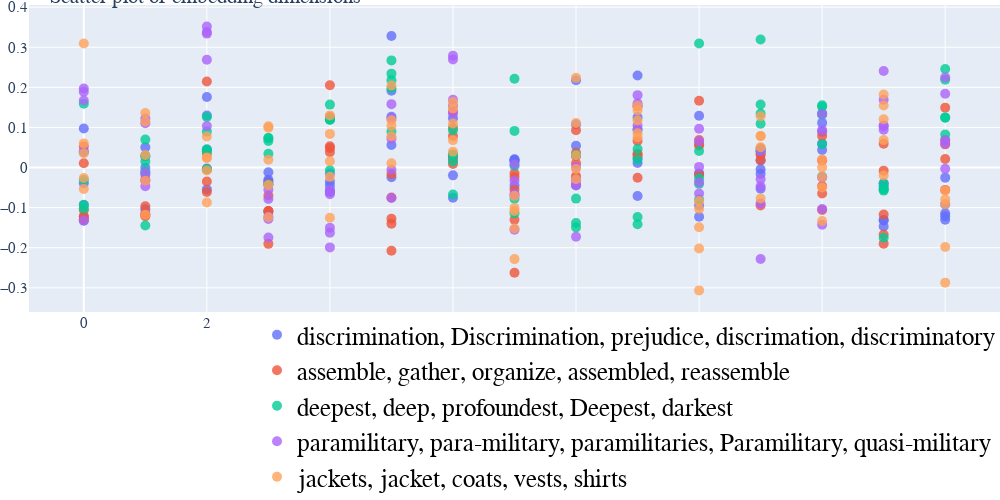

Notebook source saved alongside this figure:
### Code cell
import plotly.graph_objs as go
from sklearn.decomposition import PCA
from sklearn.manifold import TSNE
import random

def visualize_embedding_dimensions(
    embeddings: WordGroupEmbeddings,
    n_viz_groups=15,
    n_dims=15,
    random_state=0
):
    random.seed(random_state)
    data = []
    sampled_groups = random.sample(
        embeddings.word_groups, 
        min(n_viz_groups, len(embeddings.word_groups))
    )
    for word_group in sampled_groups:
        seed_word = word_group[0]
        group_vectors = np.array([embeddings.vectors[word] for word in word_group])[:, :n_dims] # (N, emb size)
        x = [dim_idx * 1 for dim_idx in range(group_vectors.shape[1]) for n in range(group_vectors.shape[0])] # (N * emb size)
        y = [group_vectors[n, dim_idx] for dim_idx in range(group_vectors.shape[1]) for n in range(group_vectors.shape[0])] # (N * emb size)
        trace = go.Scatter( # for 3d go.Scatter3d and add z
            x = x,
            y = y,
            name = ", ".join(word_group),
            textposition = "top center",
            textfont_size = 20,
            mode = 'markers+text',
            marker = {
                'size': 10,
                'opacity': 0.8,
                'color': 2
            }
        )
        data.append(trace)

    # Configure the layout
    layout = go.Layout(
        title=f"Scatter plot of embedding dimensions",
        margin = {'l': 0, 'r': 0, 'b': 0, 't': 0},
        showlegend=True,
        legend=dict(
        x=1,
        y=0.5,
        font=dict(
            family="Courier New",
            size=25,
            color="black"
        )),
        font = dict(
            family ="Courier New",
            size = 15
        ),
        autosize = False,
        width = 1000,
        height = 500
    )


    fig = go.Figure(data=data, layout=layout)
    fig.update_layout(legend=dict(
        orientation="h",
        yanchor="top",
        y=0,
        xanchor="right",
        x=1
    ))
    fig.show()

visualize_embedding_dimensions(
    experiment.initial_embeddings
)

### Figure 1 — Plotly figure (JSON) as saved in the notebook; plotly's stock layout.template omitted (floating-point values rounded to 4 significant figures)
{"data": [{"marker": {"color": 2, "opacity": 0.8, "size": 10}, "mode": "markers+text", "name": "discrimination, Discrimination, prejudice, discrimation, discriminatory", "textfont": {"size": 20}, "textposition": "top center", "type": "scatter", "x": [0, 0, 0, 0, 0, 1, 1, 1, 1, 1, 2, 2, 2, 2, 2, 3, 3, 3, 3, 3, 4, 4, 4, 4, 4, 5, 5, 5, 5, 5, 6, 6, 6, 6, 6, 7, 7, 7, 7, 7, 8, 8, 8, 8, 8, 9, 9, 9, 9, 9, 10, 10, 10, 10, 10, 11, 11, 11, 11, 11, 12, 12, 12, 12, 12, 13, 13, 13, 13, 13, 14, 14, 14, 14, 14], "y": [-0.0392, -0.1229, -0.0937, -0.1325, 0.0976, -0.0172, 0.0504, -0.0006, 0.0278, -0.1041, -0.0022, 0.1299, -0.0545, 0.1758, 0.0443, -0.0306, -0.0387, -0.1105, -0.0336, -0.0118, -0.0151, -0.0452, -0.0347, -0.0601, -0.0608, 0.1915, 0.328, 0.0561, 0.1269, -0.0241, 0.026, -0.0752, 0.1231, -0.0195, 0.0294, 0.0205, -0.0457, 0.0193, 0.017, 0.0144, -0.0269, 0.2177, 0.0297, 0.0542, 0.1075, 0.0112, 0.2295, 0.0246, 0.1252, -0.0709, -0.0156, 0.1292, -0.0949, -0.0157, -0.1228, -0.0044, -0.0531, 0.0179, -0.0158, 0.04, 0.0892, 0.1354, 0.0437, 0.1114, 0.0596, -0.1471, -0.1322, -0.1306, -0.0468, -0.0391, -0.1301, -0.1139, -0.1218, -0.0252, -0.0919]}, {"marker": {"color": 2, "opacity": 0.8, "size": 10}, "mode": "markers+text", "name": "assemble, gather, organize, assembled, reassemble", "textfont": {"size": 20}, "textposition": "top center", "type": "scatter", "x": [0, 0, 0, 0, 0, 1, 1, 1, 1, 1, 2, 2, 2, 2, 2, 3, 3, 3, 3, 3, 4, 4, 4, 4, 4, 5, 5, 5, 5, 5, 6, 6, 6, 6, 6, 7, 7, 7, 7, 7, 8, 8, 8, 8, 8, 9, 9, 9, 9, 9, 10, 10, 10, 10, 10, 11, 11, 11, 11, 11, 12, 12, 12, 12, 12, 13, 13, 13, 13, 13, 14, 14, 14, 14, 14], "y": [-0.1288, -0.1057, -0.1219, 0.0105, 0.0526, -0.0968, -0.0307, -0.1175, -0.1154, -0.1215, -0.035, -0.0048, -0.061, 0.0345, 0.2145, -0.1086, -0.1904, -0.0699, -0.0416, -0.1086, 0.0385, 0.0532, 0.126, 0.0486, 0.2051, -0.0164, -0.1278, -0.0749, -0.14, -0.2077, 0.0787, 0.0992, 0.1393, 0.009, 0.0197, -0.1301, -0.0143, -0.055, -0.0237, -0.2623, 0.0369, 0.0295, 0.0933, -0.0213, 0.0106, -0.0255, 0.034, 0.1528, 0.032, 0.0665, 0.055, 0.1668, -0.018, 0.0684, 0.0583, 0.0347, 0.0314, 0.0483, 0.0182, -0.0946, 0.0177, -0.1057, 0.0787, -0.0459, -0.0646, -0.1174, 0.0592, -0.0077, -0.1899, -0.1672, 0.0689, 0.0578, 0.0214, 0.1494, -0.0558]}, {"marker": {"color": 2, "opacity": 0.8, "size": 10}, "mode": "markers+text", "name": "deepest, deep, profoundest, Deepest, darkest", "textfont": {"size": 20}, "textposition": "top center", "type": "scatter", "x": [0, 0, 0, 0, 0, 1, 1, 1, 1, 1, 2, 2, 2, 2, 2, 3, 3, 3, 3, 3, 4, 4, 4, 4, 4, 5, 5, 5, 5, 5, 6, 6, 6, 6, 6, 7, 7, 7, 7, 7, 8, 8, 8, 8, 8, 9, 9, 9, 9, 9, 10, 10, 10, 10, 10, 11, 11, 11, 11, 11, 12, 12, 12, 12, 12, 13, 13, 13, 13, 13, 14, 14, 14, 14, 14], "y": [0.038, -0.0312, -0.1024, -0.0929, 0.1591, 0.0293, 0.015, -0.1447, -0.0099, 0.0697, 0.0457, 0.0896, 0.0404, 0.1259, -0.0035, 0.0663, 0.0342, -0.0432, 0.0739, 0.0734, 0.1188, 0.1209, 0.157, 0.1197, -0.0066, 0.1977, 0.218, 0.2673, 0.0901, 0.2342, 0.0307, 0.0149, 0.0334, 0.0932, -0.0672, 0.0037, 0.0914, -0.078, -0.1143, 0.2215, -0.0441, -0.1383, -0.0775, -0.1492, 0.0325, -0.1416, -0.1236, 0.0198, 0.0949, 0.0464, 0.0413, -0.0275, -0.0798, 0.3096, -0.0407, 0.1092, 0.0433, 0.1348, 0.3195, 0.1572, 0.1318, 0.0581, 0.1553, 0.1518, -0.0226, -0.0398, -0.0575, -0.0543, -0.1751, -0.0533, 0.246, 0.0824, 0.1251, 0.2189, 0.1245]}, {"marker": {"color": 2, "opacity": 0.8, "size": 10}, "mode": "markers+text", "name": "paramilitary, para-military, paramilitaries, Paramilitary, quasi-military", "textfont": {"size": 20}, "textposition": "top center", "type": "scatter", "x": [0, 0, 0, 0, 0, 1, 1, 1, 1, 1, 2, 2, 2, 2, 2, 3, 3, 3, 3, 3, 4, 4, 4, 4, 4, 5, 5, 5, 5, 5, 6, 6, 6, 6, 6, 7, 7, 7, 7, 7, 8, 8, 8, 8, 8, 9, 9, 9, 9, 9, 10, 10, 10, 10, 10, 11, 11, 11, 11, 11, 12, 12, 12, 12, 12, 13, 13, 13, 13, 13, 14, 14, 14, 14, 14], "y": [0.197, 0.1889, 0.1672, -0.132, 0.0409, -0.0129, -0.0328, 0.1104, 0.1224, -0.0466, 0.2687, 0.3516, 0.1037, 0.3341, 0.3379, -0.1225, -0.1282, -0.0784, -0.0552, -0.1744, -0.1501, -0.0562, -0.1624, -0.1992, -0.0666, 0.0721, 0.1222, -0.0758, 0.1581, -0.0055, 0.2698, 0.2788, 0.1536, 0.1693, 0.1351, 0.0074, -0.0663, -0.0691, -0.0332, -0.1549, -0.045, 0.0012, -0.1727, -0.0436, -0.0334, 0.0946, 0.1806, 0.105, 0.1535, 0.1603, 0.0016, -0.0649, 0.0968, 0.0654, -0.0371, -0.0894, -0.029, -0.2283, -0.047, 0.041, -0.025, 0.0933, -0.1425, 0.133, -0.1036, 0.1051, 0.241, 0.0945, 0.1692, 0.1028, 0.0596, 0.1839, 0.2249, 0.068, -0.0031]}, {"marker": {"color": 2, "opacity": 0.8, "size": 10}, "mode": "markers+text", "name": "jackets, jacket, coats, vests, shirts", "textfont": {"size": 20}, "textposition": "top center", "type": "scatter", "x": [0, 0, 0, 0, 0, 1, 1, 1, 1, 1, 2, 2, 2, 2, 2, 3, 3, 3, 3, 3, 4, 4, 4, 4, 4, 5, 5, 5, 5, 5, 6, 6, 6, 6, 6, 7, 7, 7, 7, 7, 8, 8, 8, 8, 8, 9, 9, 9, 9, 9, 10, 10, 10, 10, 10, 11, 11, 11, 11, 11, 12, 12, 12, 12, 12, 13, 13, 13, 13, 13, 14, 14, 14, 14, 14], "y": [0.0356, 0.0602, -0.0533, 0.3094, -0.0262, -0.033, 0.0314, 0.1359, 0.1148, -0.1177, -0.0871, 0.0253, -0.0071, 0.0774, 0.0236, 0.1027, 0.0993, 0.0194, -0.0438, -0.1242, 0.0159, -0.1251, 0.0839, 0.1301, -0.0232, 0.1038, 0.0108, 0.1178, 0.2048, 0.078, 0.0679, 0.1097, 0.1473, 0.1634, 0.0397, -0.1007, -0.1522, -0.2284, -0.1086, -0.0706, -0.0294, 0.0308, 0.2237, -0.0035, 0.1109, 0.0757, 0.1427, 0.1174, 0.1538, 0.0857, -0.1489, -0.1036, -0.3065, -0.2021, -0.0837, 0.0784, 0.1278, 0.0506, 0.0785, -0.077, -0.1335, -0.0499, -0.0235, 0.0004, 0.0203, 0.1548, 0.1204, 0.1822, -0.0199, 0.0684, -0.1981, -0.0914, -0.0795, -0.2872, -0.0571]}], "layout": {"autosize": false, "font": {"family": "Courier New", "size": 15}, "height": 500, "legend": {"font": {"color": "black", "family": "Courier New", "size": 25}, "orientation": "h", "x": 1, "xanchor": "right", "y": 0, "yanchor": "top"}, "margin": {"b": 0, "l": 0, "r": 0, "t": 0}, "showlegend": true, "title": {"text": "Scatter plot of embedding dimensions"}, "width": 1000}}
